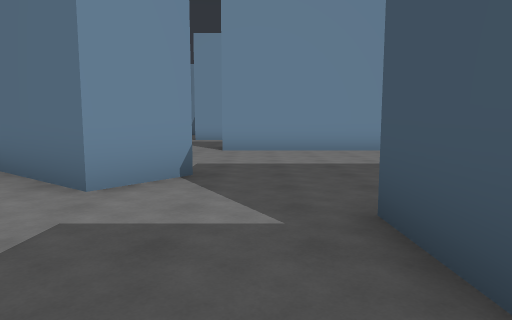
[1] (above)

18 first-person views from a walk through a Unity game level. The camera is 1.5 m above the floor, tilts 6° down and sees 75° across. The floor is counted in squares, 2 m on a side. Each view is taken from the middle of a square. On the plan, view 1 faces up. The plan holds only what a view shows up to about 11 squares ahead; the rest is blank. The place goes on beyond the plan. The player is left out. Some surface patterns are stand-ins.

[2]
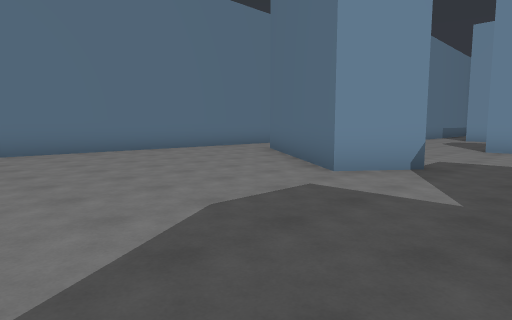

[3]
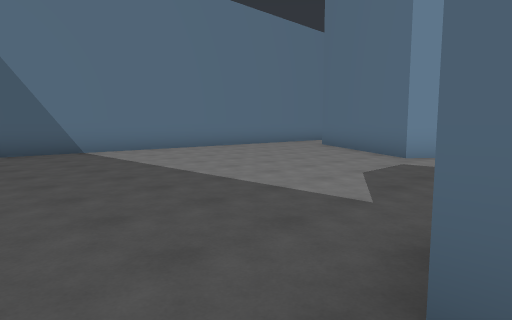

[4]
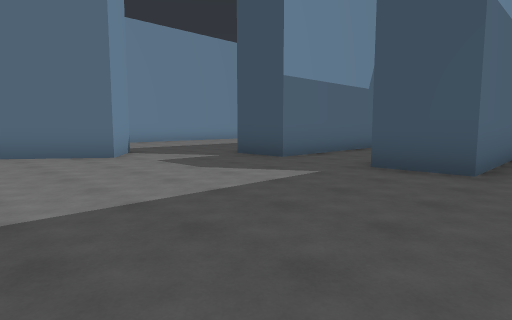

[5]
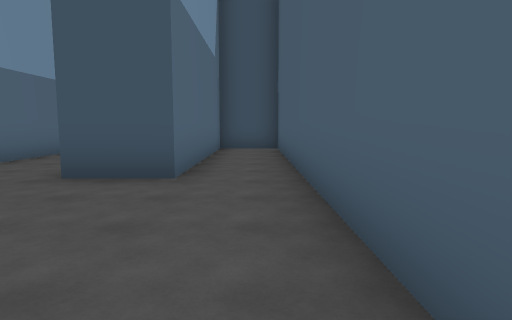

[6]
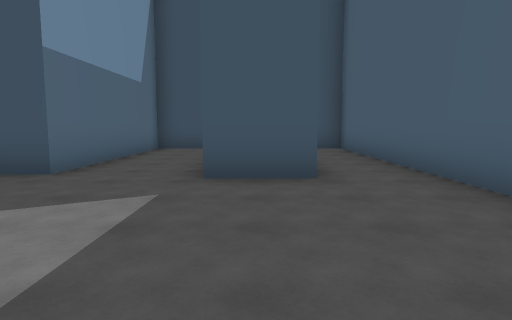

[7]
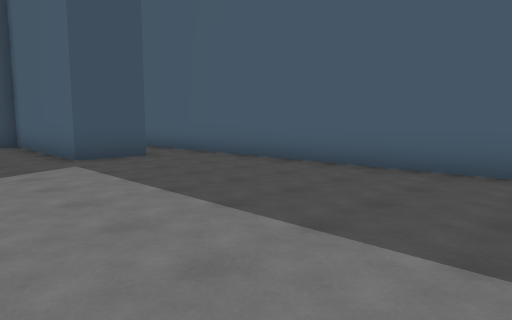

[8]
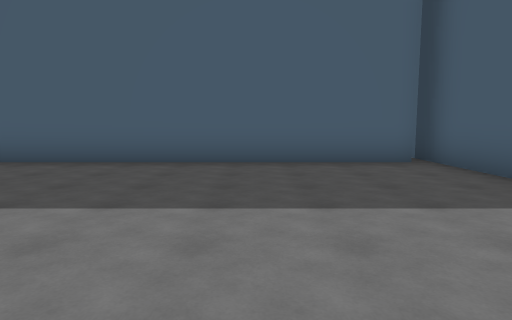

[9]
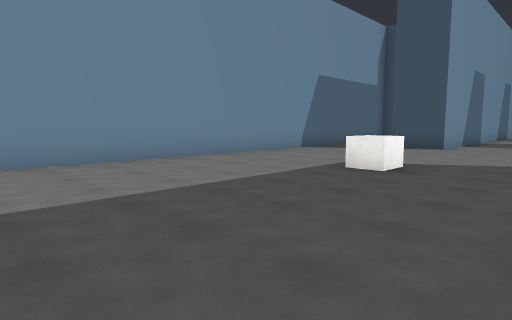

[10]
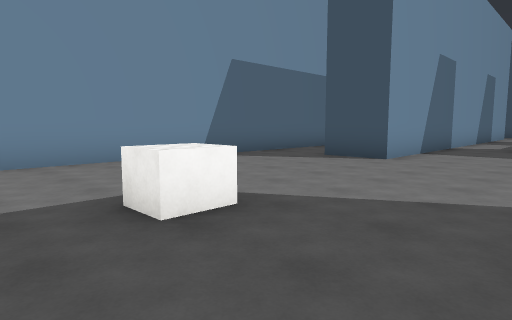

[11]
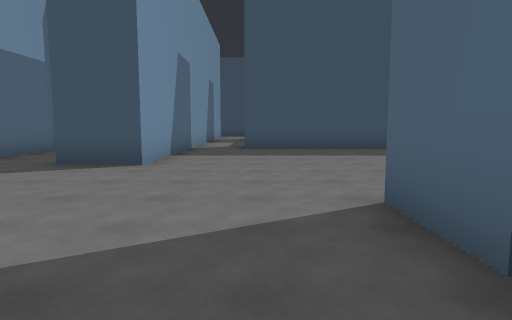

[12]
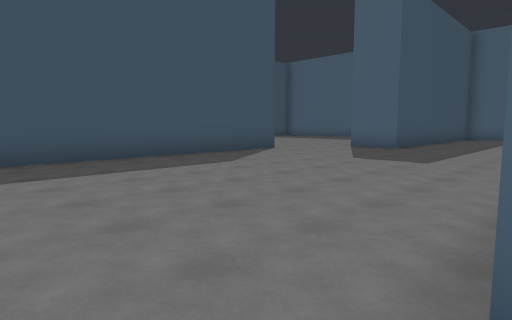

[13]
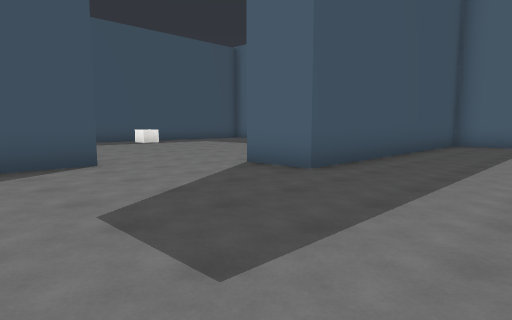

[14]
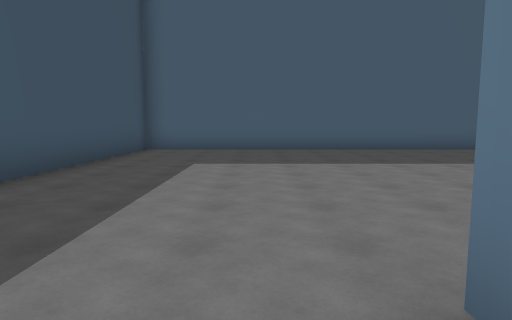

[15]
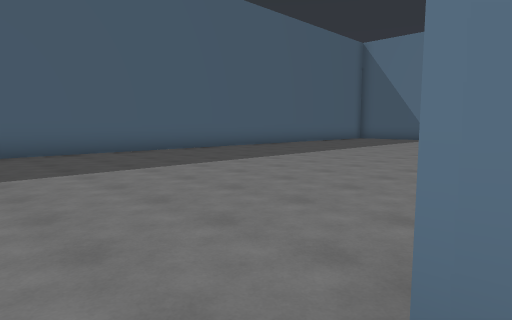

[16]
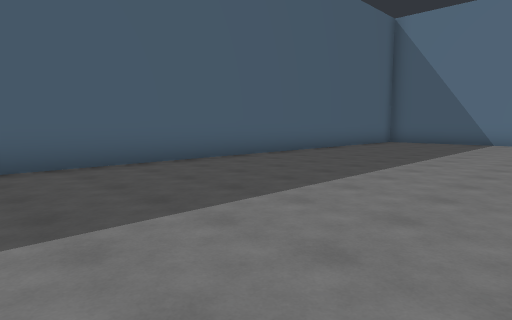

[17]
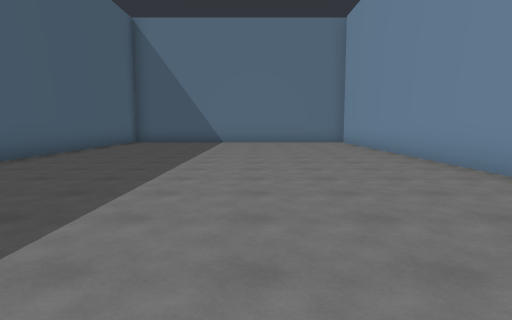

[18]
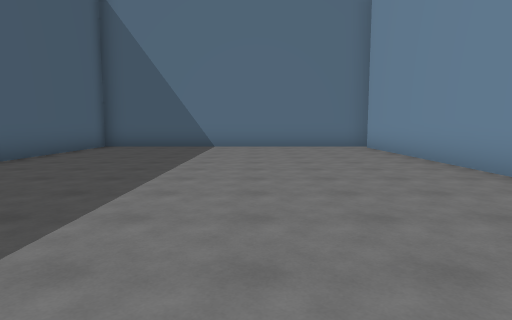

### Floor plan
Points are (right, up) in squares from view 1. A wall is a line through its corners. A room is listed if a view was taken in it or the views show most of it. See-through windows are left out.
Room 1 (views 1, 2, 3, 4, 5, 6, 7, 8)
walls: (-1.9, 3.7) (-6.4, 7); (-8.3, -4.7) (6.6, -4.7) (6.6, -2.9) (0.7, -2.9) (0.7, -1.3) (6.6, -1.3) (6.6, 1.1) (1, 1.1) (1, 2.8)
ways out: opening at (-7.5, 5.5) to room 2; opening at (-1, 2.3) to room 2
Room 2 (views 9, 10, 11, 12, 13, 14, 15, 16, 17, 18)
walls: (1.2, -6.3) (-8, -6.3); (6.5, 2.7) (8.2, 2.7); (15.4, -4.4) (15.4, 4.4); (-0.9, 5.1) (-1.9, 3.7); (-8.1, -15.2) (12.4, -15.2) (12.4, -6.7) (14, -6.7); (15.6, 6.1) (11.2, 6.1) (11.2, 7.8); (14.7, 9.9) (-1, 9.9)
ways out: opening at (-7.5, 5.5) to room 1; opening at (-1, 2.3) to room 1; opening at (15.8, -6.5); opening at (16.5, 5.5)
objects: other object (6, 6)

Positions as (right, up) in squares from view 1, and headings:
1: (0, 0), facing up
2: (1, -1), facing up-left
3: (1, -4), facing up-left
4: (-5, -4), facing up-right
5: (-4, -4), facing right
6: (-4, -2), facing right
7: (-7, 1), facing down-right
8: (-5, 2), facing down
9: (0, 3), facing up-right
10: (4, 3), facing up-right
11: (5, 4), facing right
12: (8, 4), facing down-right
13: (9, -2), facing down-right
14: (9, -5), facing down
15: (9, -6), facing down-left
16: (6, -9), facing down-left
17: (6, -10), facing left
18: (3, -10), facing left
